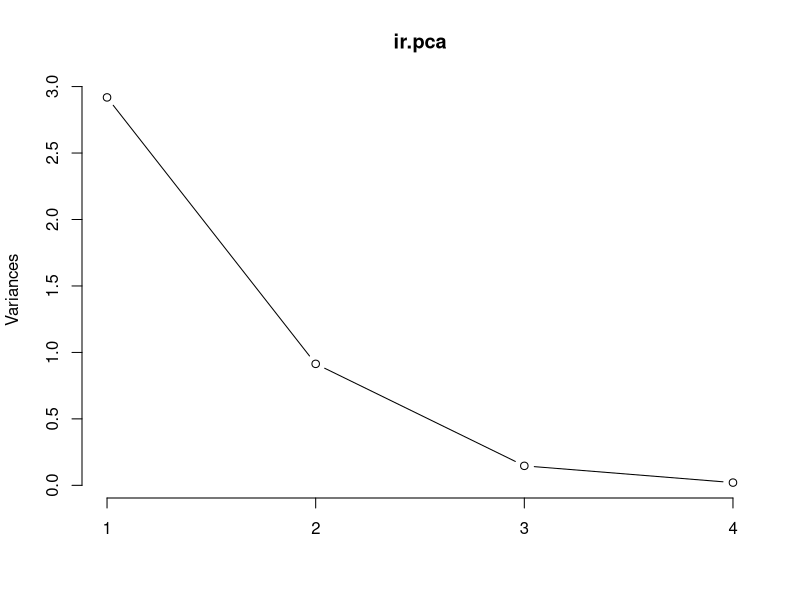

This figure's R source:
## ---- chunk 1
library(MASS)
data("iris")
names(iris)
## ---- chunk 2
# chuẩn hóa dữ liệu
scaled = scale(iris[,1:4])
cov(scaled)
## ---- chunk 3
ir.pca <- prcomp(iris[,1:4],center = TRUE, scale. = TRUE) 
plot(ir.pca, type = "l")
## ---- chunk 4
summary(ir.pca)
pcad_data = predict(ir.pca, newdata=iris[,1:4])
pcad_data= scale(pcad_data)
pcad_data = data.frame(cbind(pcad_data,iris$Species))
pcad_data[1:3,]
## ---- chunk 5
train_index = sample(1:nrow(pcad_data), nrow(pcad_data)*.75)
r3 <- lda(V5  ~ .,pcad_data, prior = c(1,1,1)/3, subset = train_index)
# predict
test = pcad_data[-train_index, ]
pre = predict(object = r3, newdata = test)
# classification result:
pre$class
# percentage of correct prediction
sum(pre$class == test$V5)/nrow(test)
